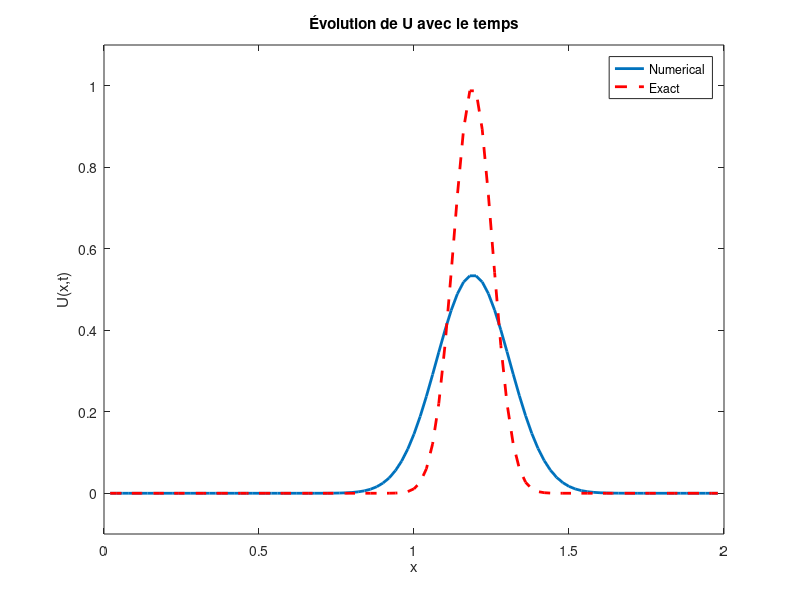

Write MATLAB code to recreate this figure.
%on définit les valeurs initiales
% Définition des paramètres
a = 0;
b = 2;
beta = 1;
M = 99;
k = 0.01;
T = 1;
N = T/k;

% Calcul du pas h
h = (b - a) / (M + 1);

% Initialisation de x et U(0)
x = linspace(a + h, b - h, M)';
U0 = exp(-5 * (5 * x - 1) .^ 2);

% Préallocation de U pour stocker l'historique des solutions
U = zeros(M, N);
U(:,1) = U0; % La première colonne est U0

% Configuration du graphique pour l'affichage dynamique
figure;
hPlot = plot(x, U0, 'LineWidth', 2);
hold on; % Maintient la figure actuelle pour le tracé de la solution exacte
hExactPlot = plot(x, U0, 'r--', 'LineWidth', 2); % Solution exacte en rouge pointillé
axis([a b -0.1 1.1]); % Réglez les axes selon vos données et préférences
title('Évolution de U avec le temps');
xlabel('x');
ylabel('U(x,t)');
drawnow;

% Boucle pour le calcul itératif de U(n+1) avec affichage dynamique
for n = 1:N-1
    % Mise à jour de la solution numérique U
    for m = 2:M-1 % Commencer à m = 2 et finir à M-1 pour ne pas dépasser les limites de la matrice
        U(m, n+1) = (1 - k*beta/h) * U(m, n) + (k * beta / h) * U(m-1, n);
    end
    % Mise à jour du graphique pour la solution numérique
    set(hPlot, 'YData', U(:, n+1));
    
    % Calcul de la solution exacte à l'instant t
    xExact = x - beta*k*n;
    UExact = exp(-5 * (5 * xExact - 1) .^ 2);
    
    % Mise à jour du graphique pour la solution exacte
    set(hExactPlot, 'XData', x, 'YData', UExact);
    
    drawnow; % Met à jour la figure avec les nouveaux tracés
    pause(0.02); % Pause pour une meilleure visualisation
end

legend([hPlot, hExactPlot], 'Numerical', 'Exact'); % Ajouter une légende après la création des tracés
hold off; % Relâche la figure pour de futurs tracé